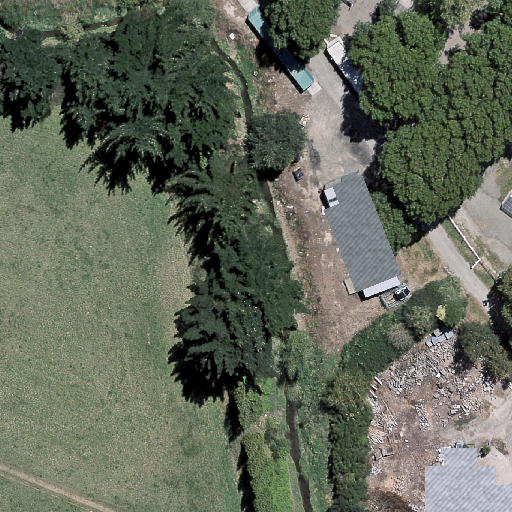
#> input picture val1022.tif, 512 x 512 px
$ python -i Preprocessor.py   (imports and definitions only)
#> lines starting #> are read from the running program, lines starting #| are printed output that depends on the picture; after the words box and inside, x2 and y2 are one past the last pixel; in counts of white or black regions, pixels touching at a corner belong together
#> further down, picture is the input picture: shape (512, 512, 3); mean B, G, R 88.9, 104.7, 97.7
"""
This code defines Preprocessor class, it can read origin images and break them up,
so that the buildings will be processed one by one.
Author: Ruijie Fan
Date: 2024.8.31
"""

import cv2
import numpy as np


class Preprocessor:
    def __init__(self, Label_Image, Padding_Num=128):
#> called with Padding_Num = 128
        self.contours = None
        self.Padding_Num = Padding_Num
        self.PreprocessLabelImage = []
        if len(Label_Image.shape) == 3:
            self.Label_Image = cv2.cvtColor(Label_Image, cv2.COLOR_BGR2GRAY)
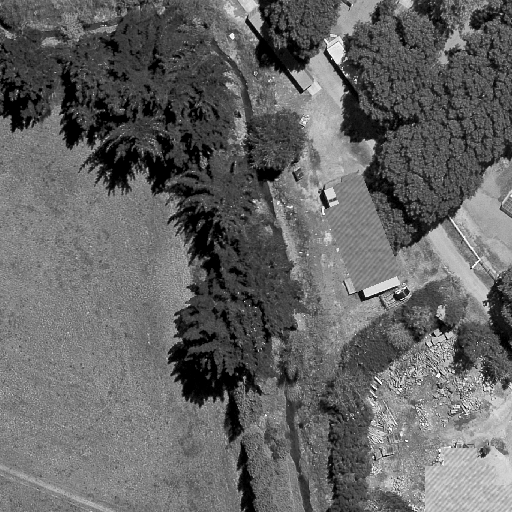
#> self.Label_Image: shape (512, 512); min 0, max 255, mean 100.8
        else:
            self.Label_Image = Label_Image

    def ExtractConnectedArea(self):
        # 查找白色连通域
        _, binary = cv2.threshold(self.Label_Image, 127, 255, cv2.THRESH_BINARY)
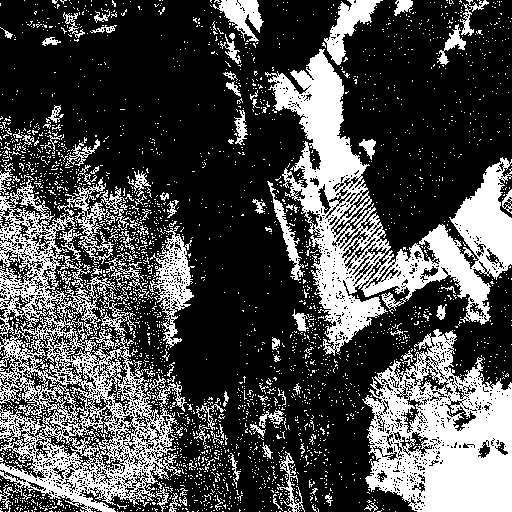
#> binary: shape (512, 512); 30.3% white; 2885 white regions (2782 under 20 px)
        self.contours, _ = cv2.findContours(binary, cv2.RETR_EXTERNAL, cv2.CHAIN_APPROX_SIMPLE)
#> self.contours = 2726 contours, 2675 with area under 20; largest, box (x1, y1, x2, y2) and area: (0, 177, 187, 512) 34165, (265, 49, 512, 356) 23454, (362, 329, 512, 512) 19296, (149, 226, 195, 348) 2115, (324, 0, 383, 65) 1289

    def GetConnectedArea(self, area_id):
        contour = self.contours[area_id]
        # 计算质心
        M = cv2.moments(contour)
        cx = int(M['m10'] / M['m00'])
        cy = int(M['m01'] / M['m00'])
        return contour, cx, cy

    def GenerateNewImage(self, Area_Info):
        x, y, w, h = cv2.boundingRect(Area_Info[0])
        new_image = np.zeros((h + self.Padding_Num, w + self.Padding_Num), np.uint8)
        for point in Area_Info[0]:  # 遍历所有点, 并将其移动到new_image的中心
            point[0][0] += (h + self.Padding_Num) / 2 - Area_Info[1]
            point[0][1] += (w + self.Padding_Num) / 2 - Area_Info[2]
        # 绘制移动后的连通域到目标图片上
        cv2.drawContours(new_image, [Area_Info[0]], -1, (255, 255, 255), -1)
        # 将所有点重新移动回原来的位置
        for point in Area_Info[0]:
            point[0][0] -= (h + self.Padding_Num) / 2 - Area_Info[1]
            point[0][1] -= (w + self.Padding_Num) / 2 - Area_Info[2]
        return new_image

    def AddingPreprocessLabelImage(self, new_image, ori_contour):
        self.PreprocessLabelImage.append([new_image, ori_contour])

    def SetPaddingNum(self, Padding_Num):
        self.Padding_Num = Padding_Num

    def SetRSImage(self, RS_Image):
        self.RS_Image = RS_Image

    def SetLabelImage(self, Label_Image):
        if len(Label_Image.shape) == 3:
            self.Label_Image = cv2.cvtColor(Label_Image, cv2.COLOR_BGR2GRAY)
        else:
            self.Label_Image = Label_Image

    def ResetPreprocessLabelImage(self):
        self.PreprocessLabelImage = []

    def run(self):
        self.ExtractConnectedArea()
        ori_position = []
        for i, contour in enumerate(self.contours):
            Area_Info = self.GetConnectedArea(i)
            ori_position.append([Area_Info[1], Area_Info[2]])
            new_image = self.GenerateNewImage(Area_Info)
            self.AddingPreprocessLabelImage(new_image, contour)
#> this loop made 1 pass
#> after the loop, ori_position = []
        return ori_position

>>> import cv2
>>> picture = cv2.imread('../val1022.tif')
#> (the run stopped early here; a loop or call above may not have finished)

$ run again, on val1103.tif
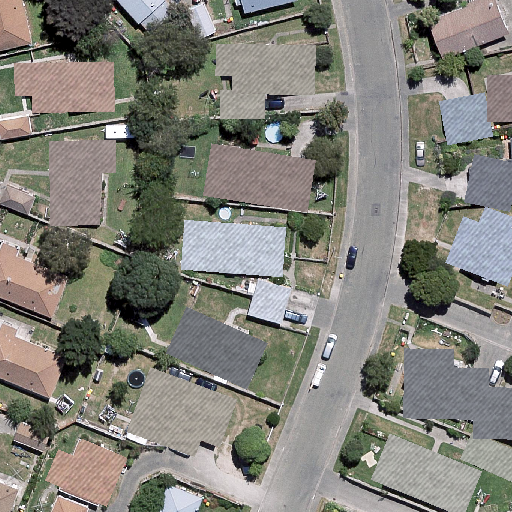
#> input picture val1103.tif, 512 x 512 px
#> picture is the input picture: shape (512, 512, 3); mean B, G, R 120.5, 128.7, 129.4
#> in __init__, `self.Label_Image = cv2.cvtColor(Label_Image, cv2.COLOR_BGR2GRAY)`:
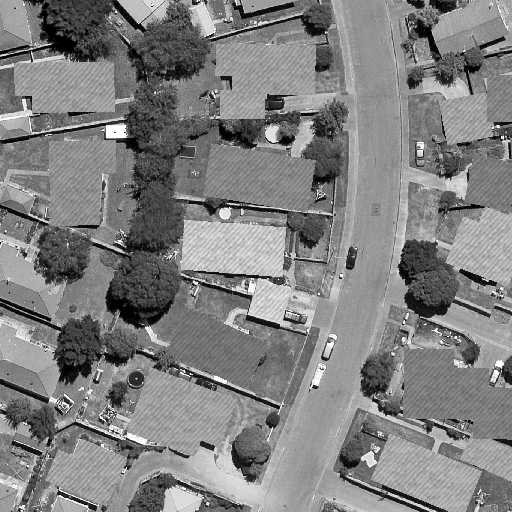
#> self.Label_Image: shape (512, 512); min 0, max 255, mean 127.9
#> in ExtractConnectedArea, `_, binary = cv2.threshold(self.Label_Image, 127, 255, cv2.THRESH_BINARY)`:
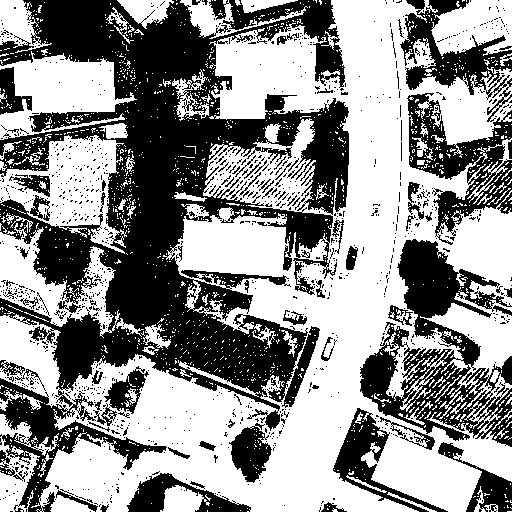
#> binary: shape (512, 512); 56.7% white; 1168 black regions (1091 under 20 px)
#> self.contours = 1301 contours, 1255 with area under 20; largest, box (x1, y1, x2, y2) and area: (0, 0, 512, 512) 126219, (0, 135, 127, 254) 7622, (0, 51, 137, 140) 5924, (0, 213, 144, 338) 5510, (431, 0, 512, 56) 3221
#> the loop in run, `for i, contour in enumerate(self.contours):` made 1 pass
#> after the loop in run, `for i, contour in enumerate(self.contours):`: ori_position = []

$ run again, on val1119.tif
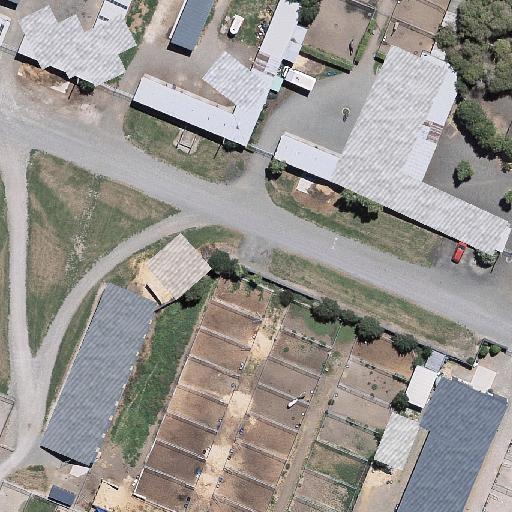
#> input picture val1119.tif, 512 x 512 px
#> picture is the input picture: shape (512, 512, 3); mean B, G, R 143.9, 148.4, 152.4
#> in __init__, `self.Label_Image = cv2.cvtColor(Label_Image, cv2.COLOR_BGR2GRAY)`:
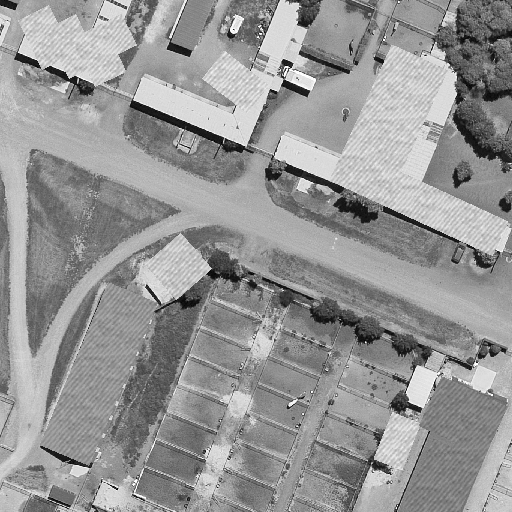
#> self.Label_Image: shape (512, 512); min 0, max 255, mean 149
#> in ExtractConnectedArea, `_, binary = cv2.threshold(self.Label_Image, 127, 255, cv2.THRESH_BINARY)`:
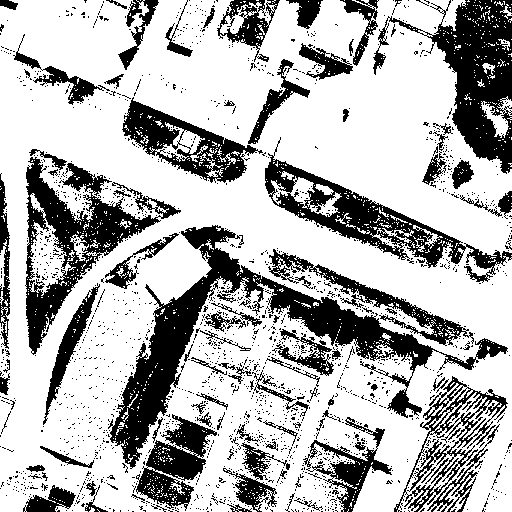
#> binary: shape (512, 512); 70.6% white; 1869 black regions (1765 under 20 px)
#> self.contours = 313 contours, 306 with area under 20; largest, box (x1, y1, x2, y2) and area: (0, 0, 512, 512) 240964, (481, 96, 512, 138) 442, (0, 239, 7, 290) 126, (482, 63, 495, 75) 53, (498, 39, 510, 51) 31, (500, 4, 512, 19) 30, (416, 490, 429, 504) 22
#> the loop in run, `for i, contour in enumerate(self.contours):` made 1 pass
#> after the loop in run, `for i, contour in enumerate(self.contours):`: ori_position = []
